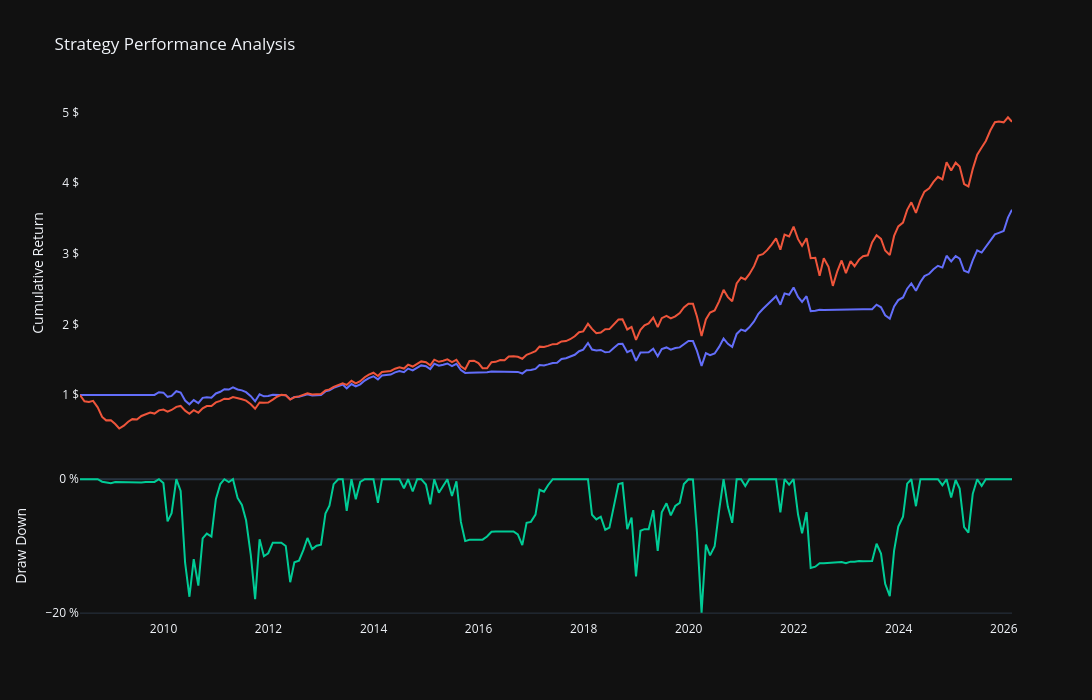

The cell this chart's notebook holds for it:
### Code cell
main.plot_strategy_performance(result.returns, result.benchmark, y_log_scale=False)

### Figure 1 — Plotly figure (JSON) as saved in the notebook; plotly's stock layout.template omitted (floating-point values rounded to 4 significant figures; data arrays with more than 128 entries replaced by an {"elided": "..."} marker saying what was removed)
{"data": [{"name": "Strategy Return ($)", "type": "scatter", "x": {"elided": "214 str values"}, "xaxis": "x", "y": {"elided": "214 float values"}, "yaxis": "y"}, {"name": "Benchmark Return ($)", "type": "scatter", "x": {"elided": "214 str values"}, "xaxis": "x", "y": {"elided": "214 float values"}, "yaxis": "y"}, {"name": "Draw Down (%)", "type": "scatter", "x": {"elided": "214 str values"}, "xaxis": "x2", "y": {"elided": "214 float values"}, "yaxis": "y2"}], "layout": {"height": 700, "hovermode": "x unified", "showlegend": false, "title": {"text": "Strategy Performance Analysis"}, "width": 1200, "xaxis": {"anchor": "y", "domain": [0, 1], "matches": "x2", "mirror": true, "rangeslider": {"visible": false}, "showgrid": false, "showline": false, "showticklabels": false, "zeroline": false}, "xaxis2": {"anchor": "y2", "domain": [0, 1], "rangeslider": {"visible": false}, "showgrid": false}, "yaxis": {"anchor": "x", "domain": [0.335, 1.0], "mirror": true, "showgrid": false, "showline": false, "ticksuffix": " $", "title": {"text": "Cumulative Return"}, "zeroline": false}, "yaxis2": {"anchor": "x2", "domain": [0, 0.285], "dtick": 20, "mirror": true, "showgrid": true, "showline": false, "ticksuffix": " %", "title": {"text": "Draw Down"}, "zeroline": true}}}
